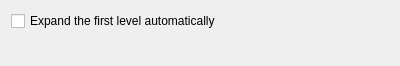
<?xml version="1.0" encoding="UTF-8"?>
<ui version="4.0">
 <class>ConfigClassic</class>
 <widget class="QWidget" name="ConfigClassic">
  <property name="geometry">
   <rect>
    <x>0</x>
    <y>0</y>
    <width>400</width>
    <height>66</height>
   </rect>
  </property>
  <property name="windowTitle">
   <string>Form</string>
  </property>
  <layout class="QGridLayout" name="gridLayout">
   <item row="0" column="0">
    <widget class="QCheckBox" name="CbExpand">
     <property name="text">
      <string>Expand the first level automatically</string>
     </property>
    </widget>
   </item>
   <item row="1" column="0">
    <spacer name="verticalSpacer">
     <property name="orientation">
      <enum>Qt::Vertical</enum>
     </property>
     <property name="sizeHint" stdset="0">
      <size>
       <width>20</width>
       <height>28</height>
      </size>
     </property>
    </spacer>
   </item>
  </layout>
 </widget>
 <resources/>
 <connections/>
</ui>
